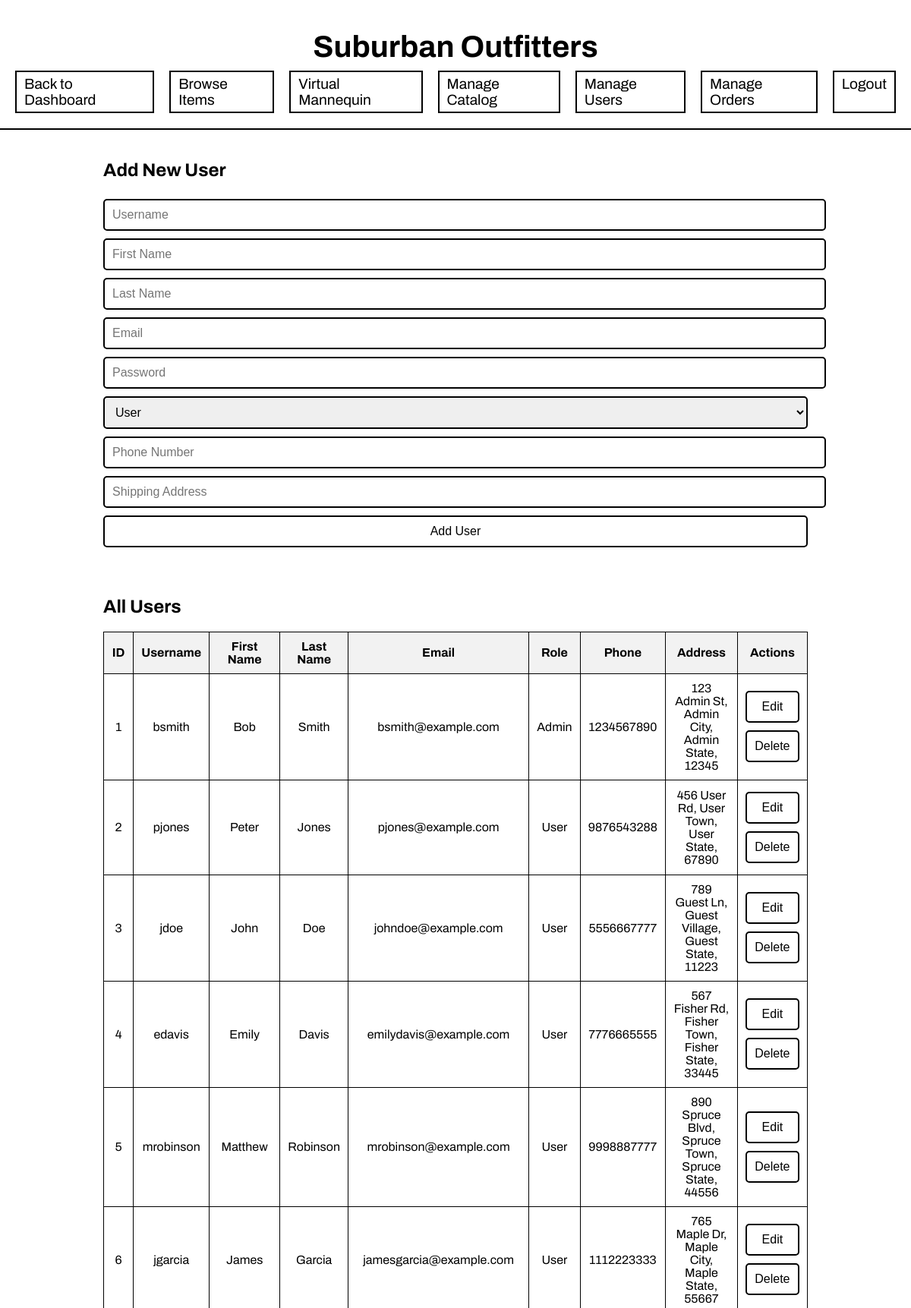
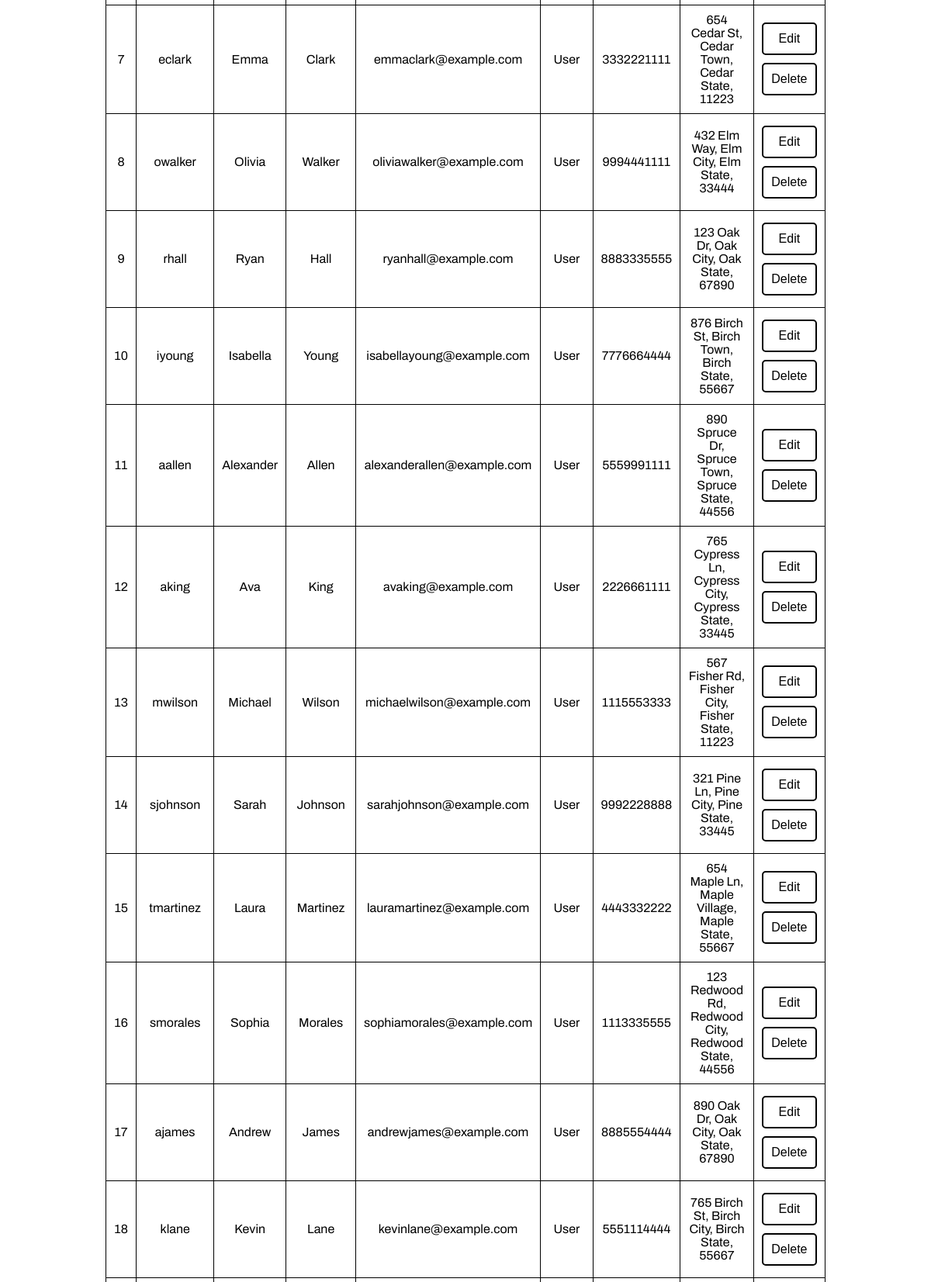
The page /manage_users.php (signed in, upper part) on the database its author committed (2 pictures, top to bottom).
### tables this page shows
CREATE TABLE `users` (
  `id` int UNSIGNED NOT NULL,
  `username` varchar(50) NOT NULL,
  `first_name` varchar(255) DEFAULT NULL,
  `last_name` varchar(255) DEFAULT NULL,
  `email` varchar(100) NOT NULL,
  `password` varchar(255) NOT NULL,
  `role` enum('Admin','User') NOT NULL DEFAULT 'User',
  `phone_number` varchar(20) DEFAULT NULL,
  `shipping_address` text
);

### manage_users.php (the view, shortened to what this page needs)
<?php
include 'db_config.php';
$edit_mode = false;
$id = $username = $first_name = $last_name = $email = $role = $phone_number = $shipping_address = '';
?>
<!DOCTYPE html>
<html lang="en">
<head>
</head>
<body>
    <div class="header">
        <a href="admin_dashboard.php" class="logo">Suburban Outfitters</a>
        <div class="nav">
            <a href="admin_dashboard.php">Back to Dashboard</a>
            <a href="catalog.php">Browse Items</a>
            <a href="mannequin.php">Virtual Mannequin</a>
            <a href="admin_catalog.php">Manage Catalog</a>
            <a href="manage_users.php">Manage Users</a>
            <a href="manage_orders.php">Manage Orders</a>
            <a href="logout.php">Logout</a>
        </div>
    </div>
    <div class="form-container">
        <h2><?php echo $edit_mode ? "Edit User" : "Add New User"; ?></h2>
        <form method="POST">
            <input type="text" name="username" placeholder="Username" value="<?php echo htmlspecialchars($username, ENT_QUOTES); ?>" required>
            <input type="text" name="first_name" placeholder="First Name" value="<?php echo htmlspecialchars($first_name, ENT_QUOTES); ?>">
            <input type="text" name="last_name" placeholder="Last Name" value="<?php echo htmlspecialchars($last_name, ENT_QUOTES); ?>">
            <input type="email" placeholder="Email" value="<?php echo htmlspecialchars($email, ENT_QUOTES); ?>" required>
            <?php if (!$edit_mode): ?>
                <input type="password" name="password" placeholder="Password" required>
            <?php endif; ?>
            <select name="role" required>
                <option value="user" <?php echo $role === 'user' ? 'selected' : ''; ?>>User</option>
            </select>
            <input type="text" name="phone_number" placeholder="Phone Number" value="<?php echo htmlspecialchars($phone_number, ENT_QUOTES); ?>">
            <input type="text" name="shipping_address" placeholder="Shipping Address" value="<?php echo htmlspecialchars($shipping_address, ENT_QUOTES); ?>">
            <?php if ($edit_mode): ?>
                <button type="submit" name="update">Update User</button>
                <button type="submit" name="cancel">Cancel</button>
            <?php else: ?>
                <button type="submit" name="create">Add User</button>
            <?php endif; ?>
        </form>
    </div>
    <div class="table-container">
        <h2>All Users</h2>
        <table>
            <thead>
                <tr>
                    <th>ID</th>
                    <th>Username</th>
                    <th>First Name</th>
                    <th>Last Name</th>
                    <th>Email</th>
                    <th>Role</th>
                    <th>Phone</th>
                    <th>Address</th>
                    <th>Actions</th>
                </tr>
            </thead>
            <tbody>
                <?php
                $sql = "SELECT * FROM users";
                $result = $conn->query($sql);
                if ($result->num_rows > 0):
                    while ($row = $result->fetch_assoc()):
                ?>
                <tr>
                    <td><?php echo $row['id']; ?></td>
                    <td><?php echo htmlspecialchars($row['username'], ENT_QUOTES); ?></td>
                    <td><?php echo htmlspecialchars($row['first_name'], ENT_QUOTES); ?></td>
                    <td><?php echo htmlspecialchars($row['last_name'], ENT_QUOTES); ?></td>
                    <td><?php echo htmlspecialchars($row['email'], ENT_QUOTES); ?></td>
                    <td><?php echo htmlspecialchars($row['role'], ENT_QUOTES); ?></td>
                    <td><?php echo htmlspecialchars($row['phone_number'], ENT_QUOTES); ?></td>
                    <td><?php echo htmlspecialchars($row['shipping_address'], ENT_QUOTES); ?></td>
                    <td>
                        <form method="POST" style="display: inline;">
                            <button type="submit" name="edit">Edit</button>
                        </form>
                        <form method="POST" style="display: inline;">
                            <button type="submit" name="delete" onclick="return confirm('Are you sure you want to delete this user?');">Delete</button>
                        </form>
                    </td>
                </tr>
                <?php
                    endwhile;
                else:
                ?>
                <tr><td colspan="9">No users found</td></tr>
                <?php endif; ?>
            </tbody>
        </table>
    </div>
</body>
</html>

### manage_users.php (style rules this page uses)
body { font-family: 'Archivo', sans-serif; margin: 20px; background-color: #fff; color: #000; display: flex; flex-direction: column; align-items: center; }
.header { display: flex; flex-direction: column; align-items: center; width: 100%; padding: 20px; border-bottom: 2px solid #000; }
.header .logo { font-size: 2.5em; font-weight: bold; text-decoration: none; color: #000; }
.nav { margin-top: 10px; display: flex; justify-content: center; gap: 20px; }
.nav a { font-size: 1.2em; text-decoration: none; color: #000; border: 2px solid #000; padding: 5px 10px; transition: background-color 0.3s ease, color 0.3s ease; }
.form-container, .table-container { width: 80%; margin: 20px 0; }
input, textarea, button, select { width: 100%; padding: 10px; margin: 5px 0; font-size: 1em; border: 2px solid #000; border-radius: 5px; }
button { background-color: transparent; cursor: pointer; transition: background-color 0.3s ease, color 0.3s ease; }
table { width: 100%; border-collapse: collapse; }
th, td { padding: 10px; border: 1px solid #000; text-align: center; }
th { background-color: #f2f2f2; }

### rows shown on the page
users: id "1", username "bsmith", first_name "Bob", last_name "Smith", email "bsmith@example.com", role "Admin", phone_number "1234567890", shipping_address "123 Admin St, Admin City, Admin State, 12345"
users: id "2", username "pjones", first_name "Peter", last_name "Jones", email "pjones@example.com", role "User", phone_number "9876543288", shipping_address "456 User Rd, User Town, User State, 67890"
users: id "3", username "jdoe", first_name "John", last_name "Doe", email "johndoe@example.com", role "User", phone_number "5556667777", shipping_address "789 Guest Ln, Guest Village, Guest State, 11223"
users: id "4", username "edavis", first_name "Emily", last_name "Davis", email "emilydavis@example.com", role "User", phone_number "7776665555", shipping_address "567 Fisher Rd, Fisher Town, Fisher State, 33445"
users: id "5", username "mrobinson", first_name "Matthew", last_name "Robinson", email "mrobinson@example.com", role "User", phone_number "9998887777", shipping_address "890 Spruce Blvd, Spruce Town, Spruce State, 44556"
users: id "6", username "jgarcia", first_name "James", last_name "Garcia", email "jamesgarcia@example.com", role "User", phone_number "1112223333", shipping_address "765 Maple Dr, Maple City, Maple State, 55667"
users: id "7", username "eclark", first_name "Emma", last_name "Clark", email "emmaclark@example.com", role "User", phone_number "3332221111", shipping_address "654 Cedar St, Cedar Town, Cedar State, 11223"
users: id "8", username "owalker", first_name "Olivia", last_name "Walker", email "oliviawalker@example.com", role "User", phone_number "9994441111", shipping_address "432 Elm Way, Elm City, Elm State, 33444"
users: id "9", username "rhall", first_name "Ryan", last_name "Hall", email "ryanhall@example.com", role "User", phone_number "8883335555", shipping_address "123 Oak Dr, Oak City, Oak State, 67890"
users: id "10", username "iyoung", first_name "Isabella", last_name "Young", email "isabellayoung@example.com", role "User", phone_number "7776664444", shipping_address "876 Birch St, Birch Town, Birch State, 55667"
users: id "11", username "aallen", first_name "Alexander", last_name "Allen", email "alexanderallen@example.com", role "User", phone_number "5559991111", shipping_address "890 Spruce Dr, Spruce Town, Spruce State, 44556"
users: id "12", username "aking", first_name "Ava", last_name "King", email "avaking@example.com", role "User", phone_number "2226661111", shipping_address "765 Cypress Ln, Cypress City, Cypress State, 33445"
users: id "13", username "mwilson", first_name "Michael", last_name "Wilson", email "michaelwilson@example.com", role "User", phone_number "1115553333", shipping_address "567 Fisher Rd, Fisher City, Fisher State, 11223"
users: id "14", username "sjohnson", first_name "Sarah", last_name "Johnson", email "sarahjohnson@example.com", role "User", phone_number "9992228888", shipping_address "321 Pine Ln, Pine City, Pine State, 33445"
users: id "15", username "tmartinez", first_name "Laura", last_name "Martinez", email "lauramartinez@example.com", role "User", phone_number "4443332222", shipping_address "654 Maple Ln, Maple Village, Maple State, 55667"
users: id "16", username "smorales", first_name "Sophia", last_name "Morales", email "sophiamorales@example.com", role "User", phone_number "1113335555", shipping_address "123 Redwood Rd, Redwood City, Redwood State, 44556"
users: id "17", username "ajames", first_name "Andrew", last_name "James", email "andrewjames@example.com", role "User", phone_number "8885554444", shipping_address "890 Oak Dr, Oak City, Oak State, 67890"
users: id "18", username "klane", first_name "Kevin", last_name "Lane", email "kevinlane@example.com", role "User", phone_number "5551114444", shipping_address "765 Birch St, Birch City, Birch State, 55667"
